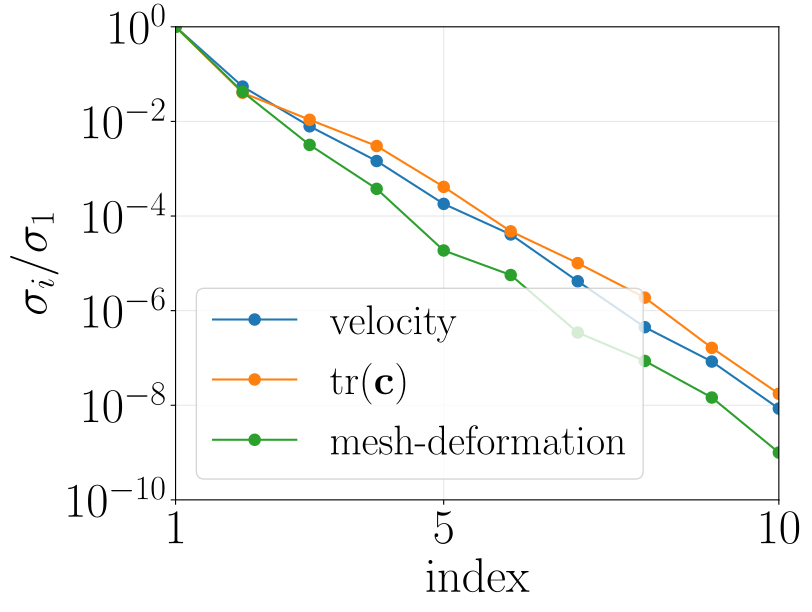

The Python source for this figure:
"""Figure 4: normalized POD singular values.

Reproduces Figure 4 of the extrudate-swell ROM paper: the normalized singular
value spectra sigma_i / sigma_1 for the velocity field, the trace of the
conformation tensor, and the mesh-deformation (height) field, over the
one-parameter sweep lambda in [1, 10], beta = 0.2.

Run: python figures/figure4.py
"""

import sys
from pathlib import Path

import numpy as np
import matplotlib.pyplot as plt

ROOT = Path(__file__).resolve().parents[1]
sys.path.insert(0, str(ROOT))
from romlab import FOM, POD  

DATA_DIR = ROOT / "data" / "2d" / "lambda"
TRAIN_FILES = ["snapshots.txt", "c-trace.txt", "mesh_coor2.txt", "parameters.txt"]
TEST_FILES = ["snapshots_test.txt", "c-trace_test.txt", "mesh_coor2_test.txt", "parameters_test.txt"]
FIELDS = ("velocity", "c-trace", "mesh_coor2")
LABELS = {"velocity": "velocity", "c-trace": r"tr($\mathbf{c}$)", "mesh_coor2": "mesh-deformation"}
COLORS = {"velocity": "#1f77b4", "c-trace": "#ff7f0e", "mesh_coor2": "#2ca02c"}


def style():
    """Undo romlab's global rcParams; serif LaTeX to match figure3."""
    plt.rcParams.update({
        "font.size": 35, "text.usetex": True, "font.family": "serif",
        "font.weight": "light", "lines.linewidth": 1.5, "legend.fontsize": 30,
        "axes.labelsize": 35, "legend.loc": "best", "lines.markersize": 8,
        "legend.frameon": True,
    })


def main():
    plt.switch_backend("TkAgg")  # ensure an interactive backend to show the figure
    style()

    fom = FOM(DATA_DIR, TRAIN_FILES, TEST_FILES, param_cols=[0], seed=42)
    fom.info()

    pod = POD(fom, centering=False, eps=1e-6)  # plain SVD spectrum (paper Algorithm 1)
    pod.compute_basis()

    fig, ax = plt.subplots(figsize=(8, 6), constrained_layout=True)
    for field in FIELDS:
        s = pod.data[field]["svals"]
        ax.semilogy(np.arange(1, len(s) + 1), s, "o-",
                    color=COLORS[field], label=LABELS[field])
    ax.set(xlabel="index", ylabel=r"$\sigma_i/\sigma_1$")
    ax.set_xticks([1, 5, 10])
    ax.set_xlim(1, 10)
    ax.set_ylim(1e-10, 1e0)
    ax.set_yticks([1e-10, 1e-8, 1e-6, 1e-4, 1e-2, 1e0])
    ax.grid(True, which="both", alpha=0.3)
    ax.legend()

    plt.savefig(Path(__file__).resolve().parent / "figure4.pdf", bbox_inches = "tight")
    plt.show()


if __name__ == "__main__":
    main()
